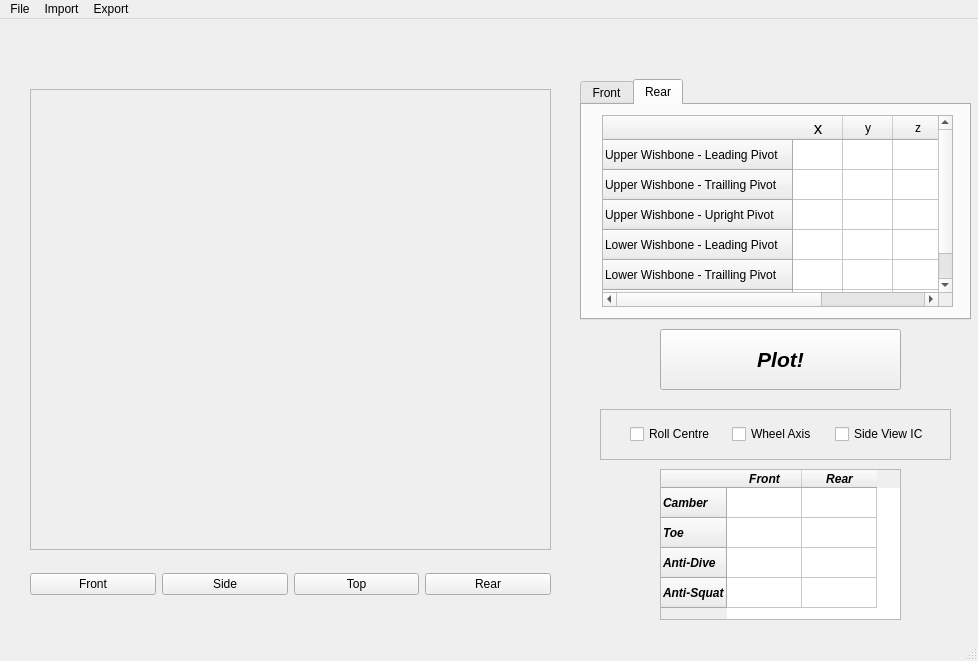
<?xml version="1.0" encoding="UTF-8"?>
<ui version="4.0">
 <class>MainWindow</class>
 <widget class="QMainWindow" name="MainWindow">
  <property name="geometry">
   <rect>
    <x>0</x>
    <y>0</y>
    <width>978</width>
    <height>661</height>
   </rect>
  </property>
  <property name="windowTitle">
   <string>Kinnematics Viewer</string>
  </property>
  <property name="autoFillBackground">
   <bool>true</bool>
  </property>
  <widget class="QWidget" name="centralwidget">
   <widget class="QLabel" name="label1">
    <property name="geometry">
     <rect>
      <x>330</x>
      <y>170</y>
      <width>191</width>
      <height>61</height>
     </rect>
    </property>
    <property name="text">
     <string/>
    </property>
   </widget>
   <widget class="QFrame" name="plotArea">
    <property name="geometry">
     <rect>
      <x>30</x>
      <y>70</y>
      <width>521</width>
      <height>461</height>
     </rect>
    </property>
    <property name="frameShape">
     <enum>QFrame::StyledPanel</enum>
    </property>
    <property name="frameShadow">
     <enum>QFrame::Raised</enum>
    </property>
   </widget>
   <widget class="QTabWidget" name="kinData">
    <property name="geometry">
     <rect>
      <x>580</x>
      <y>60</y>
      <width>391</width>
      <height>241</height>
     </rect>
    </property>
    <property name="currentIndex">
     <number>1</number>
    </property>
    <widget class="QWidget" name="front">
     <attribute name="title">
      <string>Front</string>
     </attribute>
     <widget class="QTableWidget" name="frontInput">
      <property name="geometry">
       <rect>
        <x>20</x>
        <y>10</y>
        <width>351</width>
        <height>192</height>
       </rect>
      </property>
      <attribute name="horizontalHeaderDefaultSectionSize">
       <number>50</number>
      </attribute>
      <row>
       <property name="text">
        <string>Upper Wishbone - Leading Pivot</string>
       </property>
      </row>
      <row>
       <property name="text">
        <string>Upper Wishbone - Trailling Pivot</string>
       </property>
      </row>
      <row>
       <property name="text">
        <string>Upper Wishbone - Upright Pivot</string>
       </property>
      </row>
      <row>
       <property name="text">
        <string>Lower Wishbone - Leading Pivot</string>
       </property>
      </row>
      <row>
       <property name="text">
        <string>Lower Wishbone - Trailling Pivot</string>
       </property>
      </row>
      <row>
       <property name="text">
        <string>Lower Wishbone - Upright Pivot</string>
       </property>
      </row>
      <column>
       <property name="text">
        <string>x</string>
       </property>
       <property name="font">
        <font>
         <pointsize>13</pointsize>
        </font>
       </property>
      </column>
      <column>
       <property name="text">
        <string>y</string>
       </property>
      </column>
      <column>
       <property name="text">
        <string>z</string>
       </property>
      </column>
     </widget>
    </widget>
    <widget class="QWidget" name="rear">
     <attribute name="title">
      <string>Rear</string>
     </attribute>
     <widget class="QTableWidget" name="rearInput">
      <property name="geometry">
       <rect>
        <x>20</x>
        <y>10</y>
        <width>351</width>
        <height>192</height>
       </rect>
      </property>
      <attribute name="horizontalHeaderDefaultSectionSize">
       <number>50</number>
      </attribute>
      <row>
       <property name="text">
        <string>Upper Wishbone - Leading Pivot</string>
       </property>
      </row>
      <row>
       <property name="text">
        <string>Upper Wishbone - Trailling Pivot</string>
       </property>
      </row>
      <row>
       <property name="text">
        <string>Upper Wishbone - Upright Pivot</string>
       </property>
      </row>
      <row>
       <property name="text">
        <string>Lower Wishbone - Leading Pivot</string>
       </property>
      </row>
      <row>
       <property name="text">
        <string>Lower Wishbone - Trailling Pivot</string>
       </property>
      </row>
      <row>
       <property name="text">
        <string>Lower Wishbone - Upright Pivot</string>
       </property>
      </row>
      <column>
       <property name="text">
        <string>x</string>
       </property>
       <property name="font">
        <font>
         <pointsize>13</pointsize>
        </font>
       </property>
      </column>
      <column>
       <property name="text">
        <string>y</string>
       </property>
      </column>
      <column>
       <property name="text">
        <string>z</string>
       </property>
      </column>
     </widget>
    </widget>
   </widget>
   <widget class="QWidget" name="horizontalLayoutWidget">
    <property name="geometry">
     <rect>
      <x>30</x>
      <y>540</y>
      <width>521</width>
      <height>51</height>
     </rect>
    </property>
    <layout class="QHBoxLayout" name="horizontalLayout">
     <item>
      <widget class="QPushButton" name="frontView">
       <property name="text">
        <string>Front</string>
       </property>
      </widget>
     </item>
     <item>
      <widget class="QPushButton" name="sideView">
       <property name="text">
        <string>Side</string>
       </property>
      </widget>
     </item>
     <item>
      <widget class="QPushButton" name="topView">
       <property name="text">
        <string>Top</string>
       </property>
      </widget>
     </item>
     <item>
      <widget class="QPushButton" name="rearView">
       <property name="text">
        <string>Rear</string>
       </property>
      </widget>
     </item>
    </layout>
   </widget>
   <widget class="QFrame" name="frame">
    <property name="geometry">
     <rect>
      <x>600</x>
      <y>390</y>
      <width>351</width>
      <height>51</height>
     </rect>
    </property>
    <property name="frameShape">
     <enum>QFrame::StyledPanel</enum>
    </property>
    <property name="frameShadow">
     <enum>QFrame::Raised</enum>
    </property>
    <widget class="QWidget" name="horizontalLayoutWidget_2">
     <property name="geometry">
      <rect>
       <x>30</x>
       <y>10</y>
       <width>301</width>
       <height>31</height>
      </rect>
     </property>
     <layout class="QHBoxLayout" name="horizontalLayout_2">
      <item>
       <widget class="QCheckBox" name="checkRollCentre">
        <property name="text">
         <string>Roll Centre</string>
        </property>
       </widget>
      </item>
      <item>
       <widget class="QCheckBox" name="checkWheelAxis">
        <property name="text">
         <string>Wheel Axis</string>
        </property>
       </widget>
      </item>
      <item>
       <widget class="QCheckBox" name="checkSideViewIC">
        <property name="text">
         <string>Side View IC</string>
        </property>
       </widget>
      </item>
     </layout>
    </widget>
   </widget>
   <widget class="QTableWidget" name="tableOutput">
    <property name="geometry">
     <rect>
      <x>660</x>
      <y>450</y>
      <width>241</width>
      <height>151</height>
     </rect>
    </property>
    <attribute name="horizontalHeaderDefaultSectionSize">
     <number>75</number>
    </attribute>
    <row>
     <property name="text">
      <string>Camber</string>
     </property>
     <property name="font">
      <font>
       <weight>75</weight>
       <italic>true</italic>
       <bold>true</bold>
      </font>
     </property>
    </row>
    <row>
     <property name="text">
      <string>Toe</string>
     </property>
     <property name="font">
      <font>
       <weight>75</weight>
       <italic>true</italic>
       <bold>true</bold>
      </font>
     </property>
    </row>
    <row>
     <property name="text">
      <string>Anti-Dive</string>
     </property>
     <property name="font">
      <font>
       <weight>75</weight>
       <italic>true</italic>
       <bold>true</bold>
      </font>
     </property>
    </row>
    <row>
     <property name="text">
      <string>Anti-Squat</string>
     </property>
     <property name="font">
      <font>
       <weight>75</weight>
       <italic>true</italic>
       <bold>true</bold>
      </font>
     </property>
    </row>
    <column>
     <property name="text">
      <string>Front</string>
     </property>
     <property name="font">
      <font>
       <weight>75</weight>
       <italic>true</italic>
       <bold>true</bold>
      </font>
     </property>
    </column>
    <column>
     <property name="text">
      <string>Rear</string>
     </property>
     <property name="font">
      <font>
       <weight>75</weight>
       <italic>true</italic>
       <bold>true</bold>
      </font>
     </property>
    </column>
   </widget>
   <widget class="QLabel" name="label">
    <property name="geometry">
     <rect>
      <x>0</x>
      <y>-10</y>
      <width>481</width>
      <height>81</height>
     </rect>
    </property>
    <property name="text">
     <string/>
    </property>
    <property name="pixmap">
     <pixmap>../image/logo.png</pixmap>
    </property>
   </widget>
   <widget class="QPushButton" name="pushButton">
    <property name="geometry">
     <rect>
      <x>660</x>
      <y>310</y>
      <width>241</width>
      <height>61</height>
     </rect>
    </property>
    <property name="font">
     <font>
      <pointsize>16</pointsize>
      <weight>75</weight>
      <italic>true</italic>
      <bold>true</bold>
     </font>
    </property>
    <property name="text">
     <string>Plot!</string>
    </property>
   </widget>
  </widget>
  <widget class="QStatusBar" name="statusbar"/>
  <widget class="QMenuBar" name="menuBar">
   <property name="geometry">
    <rect>
     <x>0</x>
     <y>0</y>
     <width>978</width>
     <height>24</height>
    </rect>
   </property>
   <widget class="QMenu" name="menuFile">
    <property name="title">
     <string>File</string>
    </property>
    <addaction name="actionSave"/>
    <addaction name="actionSave_As"/>
   </widget>
   <widget class="QMenu" name="menuImport">
    <property name="title">
     <string>Import</string>
    </property>
    <addaction name="actionImport_from_xls"/>
   </widget>
   <widget class="QMenu" name="menuExport">
    <property name="title">
     <string>Export</string>
    </property>
    <addaction name="actionExport_to_xls"/>
   </widget>
   <addaction name="menuFile"/>
   <addaction name="menuImport"/>
   <addaction name="menuExport"/>
  </widget>
  <action name="actionSave">
   <property name="text">
    <string>Save</string>
   </property>
  </action>
  <action name="actionSave_As">
   <property name="text">
    <string>Save As</string>
   </property>
   <property name="shortcut">
    <string>Ctrl+S</string>
   </property>
  </action>
  <action name="actionImport_from_xls">
   <property name="text">
    <string>Import from .xls</string>
   </property>
  </action>
  <action name="actionExport_to_xls">
   <property name="text">
    <string>Export to .xls</string>
   </property>
  </action>
 </widget>
 <resources/>
 <connections/>
</ui>
